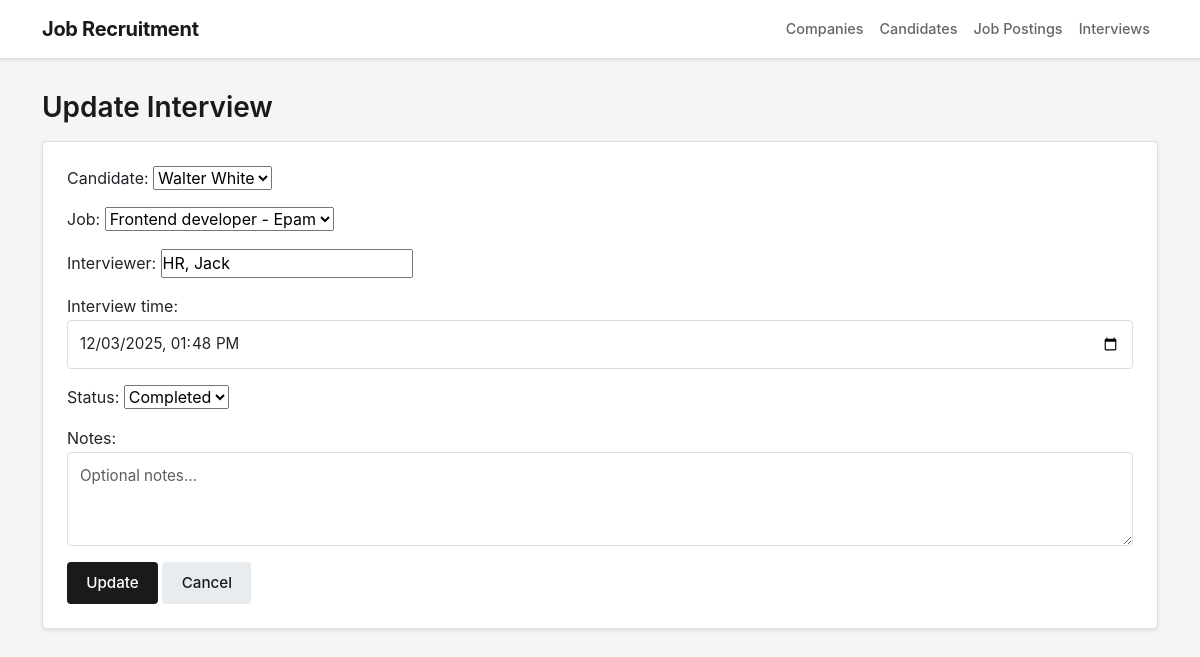
Screenshot of /interviews/update/5/ (signed in) with the database file from the repository.
### jobRecruitment/models.py (models this page shows, shortened)
class Interview(models.Model):
    class Status(models.TextChoices):
        SCHEDULED = 'scheduled', 'Scheduled'
        COMPLETED = 'completed', 'Completed'
        PASSED = 'passed', 'Passed'
        REJECTED = 'rejected', 'Rejected'
        CANCELLED = 'cancelled', 'Cancelled'
    candidate = models.ForeignKey('Candidate', on_delete=models.CASCADE, related_name='interviews')
    job = models.ForeignKey('JobPosting', on_delete=models.CASCADE, related_name='interviews')
    company = models.ForeignKey('Company',on_delete=models.CASCADE,related_name='interviews',null=True,blank=True)
    interviewer = models.CharField(max_length=100)
    interview_time = models.DateTimeField()
    status = models.CharField(max_length=20, choices=Status.choices, default=Status.SCHEDULED)
    notes = models.TextField(blank=True)
    class Meta:
        ordering = ['-interview_time']

### jobRecruitment/views.py (the view)
# urls.py: path('interviews/update/<int:pk>/', InterviewUpdateView.as_view(), name='update_interview'),
class InterviewUpdateView(PermissionRequiredMixin, UpdateView):
    permission_required = 'jobRecruitment.change_interview'
    model = Interview
    form_class = InterviewForm
    template_name = 'interview/update_interview.html'
    success_url = reverse_lazy('interviews')

### jobRecruitment/forms.py
class InterviewForm(forms.ModelForm):
    class Meta:
        model = Interview
        fields = ['candidate', 'job', 'interviewer', 'interview_time', 'status', 'notes']
        widgets = {
            'interview_time': forms.DateTimeInput(attrs={
                'type': 'datetime-local',
                'class': 'form-control',
            }),
            'notes': forms.Textarea(attrs={
                'class': 'form-control',
                'rows': 3,
                'placeholder': 'Optional notes...'
            }),
        }

### jobRecruitment/models.py (called while the page is built)
    def __str__(self):
        return f"{self.first_name} {self.last_name}"

    def __str__(self):
        return f"{self.title} - {self.company.name}"

### jobRecruitment/templates/interview/update_interview.html (shortened to what this page needs)
{% extends "base.html" %}
{% block content %}
<h1 class="h3 mb-3">Update Interview</h1>
<div class="card shadow-sm">
  <div class="card-body">
    <form method="post">
      {{ form.as_p }}
      <button class="btn btn-primary">Update</button>
      <a href="{% url 'interviews' %}" class="btn btn-secondary">Cancel</a>
    </form>
  </div>
</div>
{% endblock %}

### static/css/app.css (style rules this page uses)
:root { --primary: #1a1a1a; --secondary: #666; --light: #f5f5f5; --border: #ddd; --white: #fff; --danger: #dc3545; --success: #198754; --warning: #ffc107; --info: #0dcaf0; }
* { margin: 0; padding: 0; box-sizing: border-box; }
html, body { height: 100%; }
body { font-family: -apple-system, BlinkMacSystemFont, 'Segoe UI', 'Roboto', 'Oxygen', sans-serif; background-color: var(--light); color: var(--primary); line-height: 1.6; }
.form-control { border: 1px solid var(--border); border-radius: 4px; padding: 0.75rem; font-size: 0.95rem; transition: border-color 0.2s ease, box-shadow 0.2s ease; background-color: var(--white); }
.btn { border-radius: 4px; font-weight: 500; font-size: 0.95rem; padding: 0.6rem 1.2rem; transition: all 0.2s ease; border: none; }
.btn-primary { background-color: var(--primary); color: var(--white); }
.btn-secondary { background-color: #e9ecef; color: var(--primary); }
.card { border: 1px solid var(--border); border-radius: 4px; box-shadow: 0 2px 4px rgba(0, 0, 0, 0.05); transition: all 0.2s ease; background-color: var(--white); }
.card-body { padding: 1.5rem; }
h1, h2, h3, h4, h5, h6 { color: var(--primary); font-weight: 600; line-height: 1.3; }
h1 { font-size: 2rem; }
.h1, .h2, .h3, .h4, .h5, .h6 { color: var(--primary); font-weight: 600; }

### rows the page displays
Interview: candidate "Walter White", job "Frontend developer - Epam", interviewer "HR, Jack", interview_time "12/03/2025 13:48", status "Completed"
